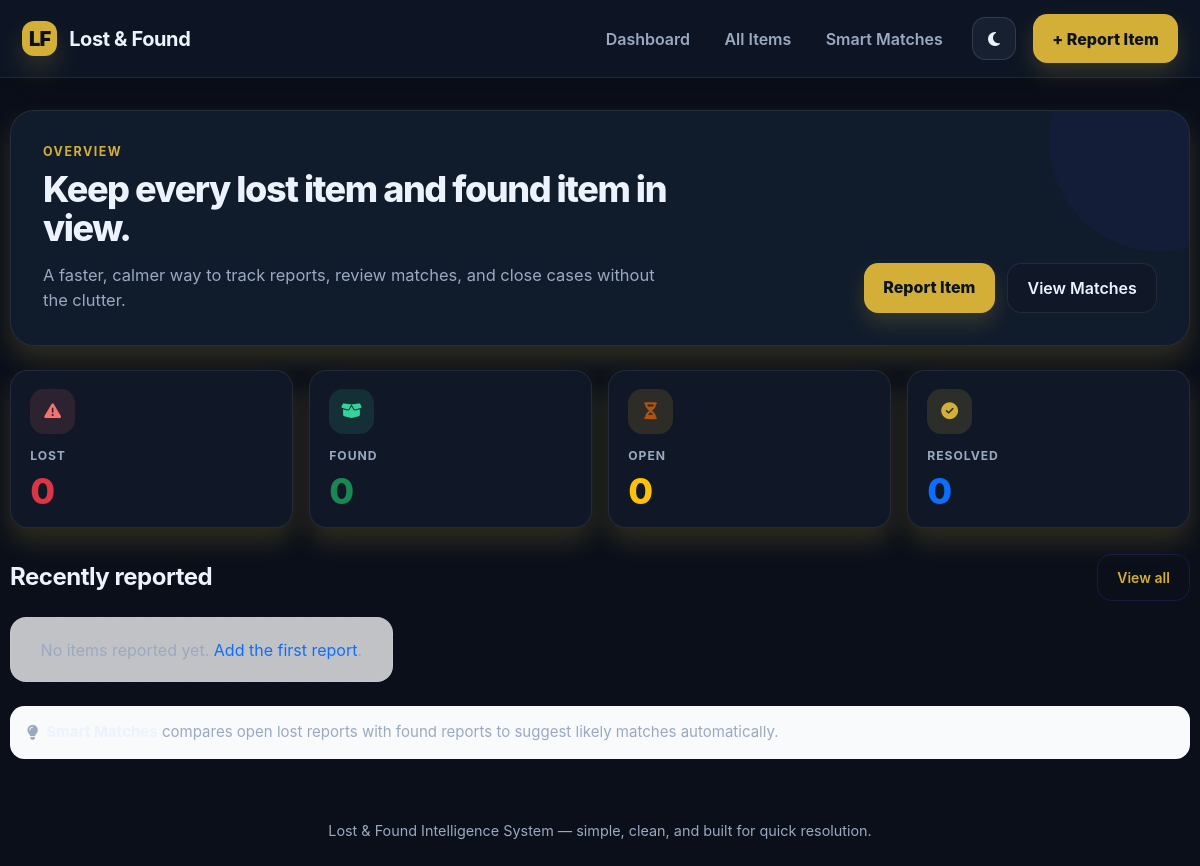
Before: / with the older database file.
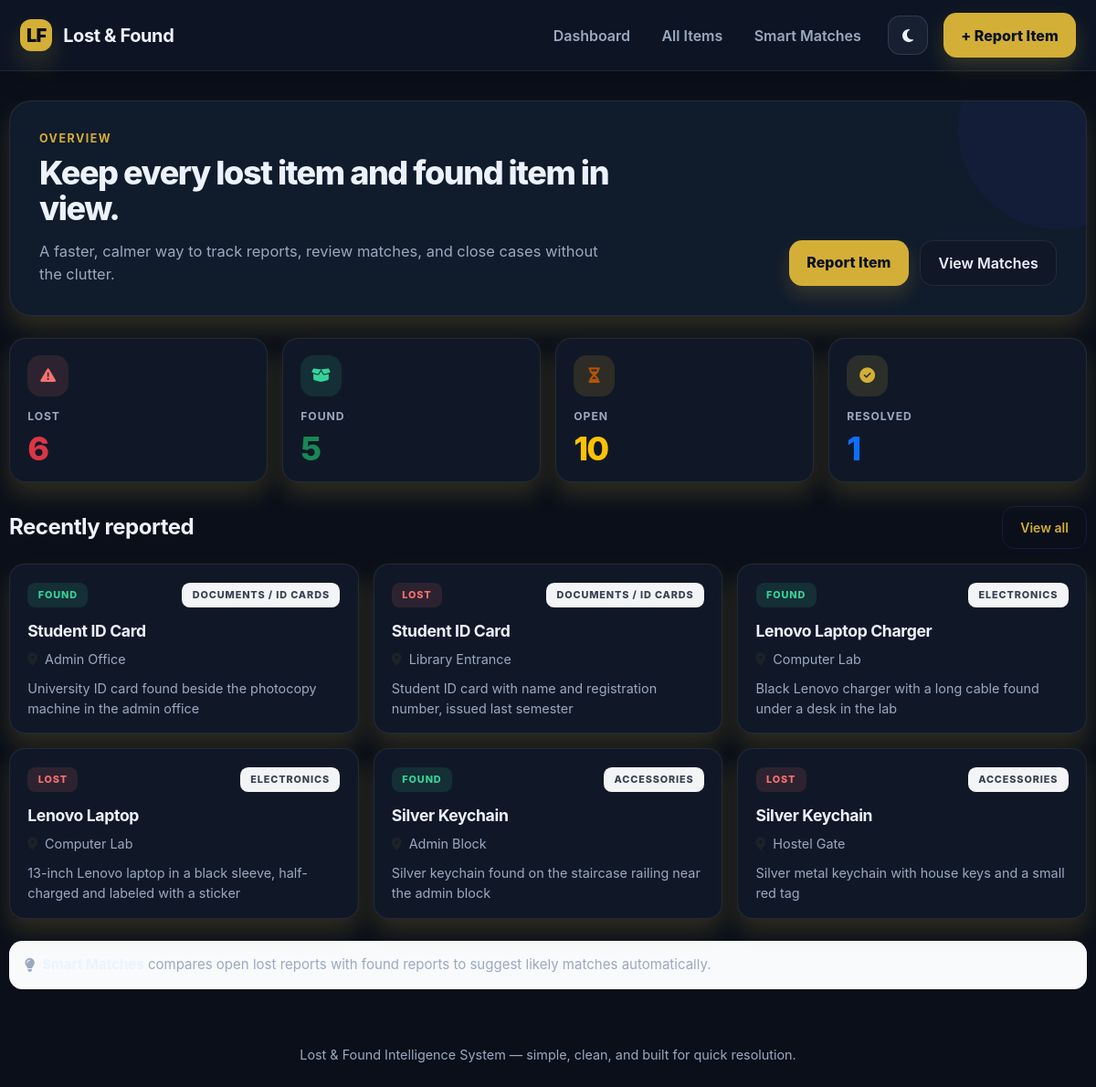
After: the same page with the newer database file.
### tables this page shows
CREATE TABLE items (
            id            INTEGER PRIMARY KEY AUTOINCREMENT,
            item_type     TEXT    NOT NULL CHECK (item_type IN ('lost', 'found')),
            item_name     TEXT    NOT NULL,
            category      TEXT    NOT NULL,
            description   TEXT    NOT NULL,
            location      TEXT    NOT NULL,
            event_date    TEXT    NOT NULL,
            person_name   TEXT    NOT NULL,
            contact       TEXT    NOT NULL,
            status        TEXT    NOT NULL DEFAULT 'open' CHECK (status IN ('open', 'resolved')),
            created_at    TEXT    NOT NULL
        );

### app.py (the view)
@app.route("/")
def dashboard():
    db = get_db()
    total_lost = db.execute("SELECT COUNT(*) c FROM items WHERE item_type='lost'").fetchone()["c"]
    total_found = db.execute("SELECT COUNT(*) c FROM items WHERE item_type='found'").fetchone()["c"]
    total_resolved = db.execute("SELECT COUNT(*) c FROM items WHERE status='resolved'").fetchone()["c"]
    total_open = db.execute("SELECT COUNT(*) c FROM items WHERE status='open'").fetchone()["c"]
    recent = db.execute("SELECT * FROM items ORDER BY id DESC LIMIT 6").fetchall()
    return render_template(
        "index.html",
        total_lost=total_lost,
        total_found=total_found,
        total_resolved=total_resolved,
        total_open=total_open,
        recent=recent,
    )

### app.py (called while the page is built)
def get_db():
    if "db" not in g:
        g.db = sqlite3.connect(DB_PATH)
        g.db.row_factory = sqlite3.Row
        g.db.execute("PRAGMA foreign_keys = ON")
    return g.db

### templates/index.html (shortened to what this page needs)
{% extends "base.html" %}
{% block content %}
<div class="hero-card">
  <p class="eyebrow">Overview</p>
  <div class="d-flex justify-content-between align-items-end gap-3 flex-wrap">
    <div>
      <h2>Keep every lost item and found item in view.</h2>
      <p class="hero-copy">A faster, calmer way to track reports, review matches, and close cases without the clutter.</p>
    </div>
    <div class="hero-actions">
      <a href="{{ url_for('add_item') }}" class="btn btn-primary">Report Item</a>
      <a href="{{ url_for('matches_overview') }}" class="btn btn-light">View Matches</a>
    </div>
  </div>
</div>
<div class="metric-grid">
  <div class="metric-card metric-card--lost">
    <div class="metric-icon"><i class="fa-solid fa-triangle-exclamation"></i></div>
    <span class="metric-label">Lost</span>
    <p class="metric-value text-danger">{{ total_lost }}</p>
  </div>
  <div class="metric-card metric-card--found">
    <div class="metric-icon"><i class="fa-solid fa-box-open"></i></div>
    <span class="metric-label">Found</span>
    <p class="metric-value text-success">{{ total_found }}</p>
  </div>
  <div class="metric-card metric-card--open">
    <div class="metric-icon"><i class="fa-solid fa-hourglass-half"></i></div>
    <span class="metric-label">Open</span>
    <p class="metric-value text-warning">{{ total_open }}</p>
  </div>
  <div class="metric-card metric-card--resolved">
    <div class="metric-icon"><i class="fa-solid fa-check-circle"></i></div>
    <span class="metric-label">Resolved</span>
    <p class="metric-value text-primary">{{ total_resolved }}</p>
  </div>
</div>
<div class="section-header">
  <h4>Recently reported</h4>
  <a href="{{ url_for('view_items') }}" class="btn btn-sm btn-outline-primary">View all</a>
</div>
<div class="recent-grid">
  {% for item in recent %}
  <div class="item-card">
    <div class="card-body">
      <div class="item-topline">
        <span class="type-pill {{ item.item_type }}">{{ item.item_type }}</span>
        <span class="category-pill">{{ item.category }}</span>
      </div>
      <h6>{{ item.item_name }}</h6>
      <p class="meta-text"><i class="fa-solid fa-location-dot me-2 text-muted"></i>{{ item.location }}</p>
      <p class="meta-text">{{ item.description[:80] }}{% if item.description|length > 80 %}...{% endif %}</p>
    </div>
  </div>
  {% else %}
  <div class="empty-state col-12">No items reported yet. <a href="{{ url_for('add_item') }}">Add the first report</a>.</div>
  {% endfor %}
</div>
<div class="info-note mt-4">
  <i class="fa-solid fa-lightbulb"></i>
  <span><strong>Smart Matches</strong> compares open lost reports with found reports to suggest likely matches automatically.</span>
</div>
{% endblock %}

### templates/base.html (shortened to what this page needs)
<!DOCTYPE html>
<html lang="en">
<head>
<link href="https://cdnjs.cloudflare.com/ajax/libs/bootstrap/5.3.3/css/bootstrap.min.css" rel="stylesheet">
<link href="https://cdnjs.cloudflare.com/ajax/libs/font-awesome/6.5.2/css/all.min.css" rel="stylesheet">
<link href="{{ url_for('static', filename='style.css') }}" rel="stylesheet">
</head>
<body>
<nav class="navbar navbar-expand-lg app-navbar">
  <div class="container">
    <a class="navbar-brand" href="{{ url_for('dashboard') }}">
      <span class="brand-mark">LF</span>
      <span>Lost &amp; Found</span>
    </a>
    <div class="collapse navbar-collapse" id="nav">
      <ul class="navbar-nav ms-auto">
        <li class="nav-item"><a class="nav-link" href="{{ url_for('dashboard') }}">Dashboard</a></li>
        <li class="nav-item"><a class="nav-link" href="{{ url_for('view_items') }}">All Items</a></li>
        <li class="nav-item"><a class="nav-link" href="{{ url_for('matches_overview') }}">Smart Matches</a></li>
        <li class="nav-item"><button class="theme-toggle" id="themeToggle" type="button" aria-label="Toggle dark mode"><i class="fa-solid fa-moon"></i></button></li>
        <li class="nav-item"><a class="btn btn-primary nav-cta" href="{{ url_for('add_item') }}">+ Report Item</a></li>
      </ul>
    </div>
  </div>
</nav>
<div class="container page-shell">
  {% block content %}{% endblock %}
</div>
<footer class="app-footer">
  Lost &amp; Found Intelligence System &mdash; simple, clean, and built for quick resolution.
</footer>
</body>
</html>

Changed rows visible on the page:
added items: item_type "FOUND", category "DOCUMENTS / ID CARDS", item_name "Student ID Card", location "Admin Office", description "University ID card found beside the photocopy machine in the admin office"
added items: item_type "LOST", category "DOCUMENTS / ID CARDS", item_name "Student ID Card", location "Library Entrance", description "Student ID card with name and registration number, issued last semester"
added items: item_type "FOUND", category "ELECTRONICS", item_name "Lenovo Laptop Charger", location "Computer Lab", description "Black Lenovo charger with a long cable found under a desk in the lab"
added items: item_type "LOST", category "ELECTRONICS", item_name "Lenovo Laptop", location "Computer Lab", description "13-inch Lenovo laptop in a black sleeve, half-charged and labeled with a sticker"
added items: item_type "FOUND", category "ACCESSORIES", item_name "Silver Keychain", location "Admin Block", description "Silver keychain found on the staircase railing near the admin block"
added items: item_type "LOST", category "ACCESSORIES", item_name "Silver Keychain", location "Hostel Gate", description "Silver metal keychain with house keys and a small red tag"
Other visible differences:
{{ total_lost }}: "0" → "6"
{{ total_found }}: "0" → "5"
{{ total_open }}: "0" → "10"
{{ total_resolved }}: "0" → "1"
text no longer shown: "No items reported yet. Add the first report ."
